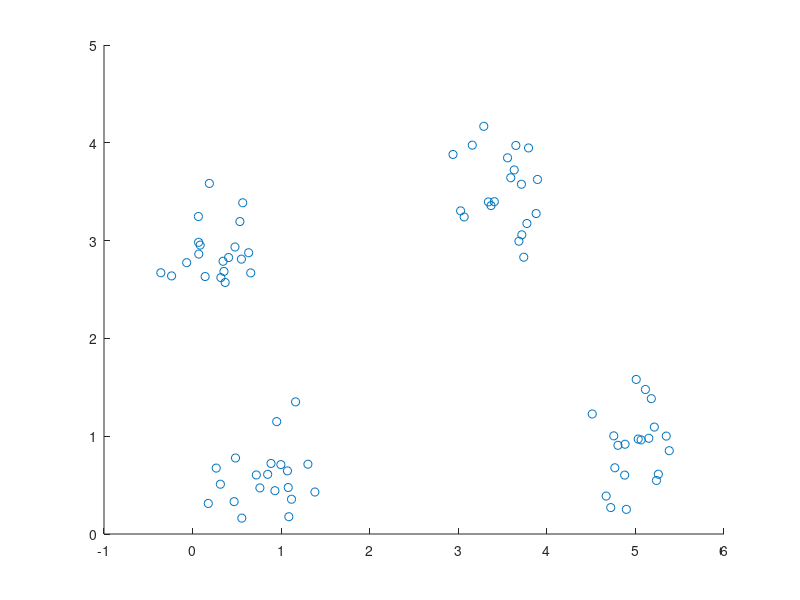
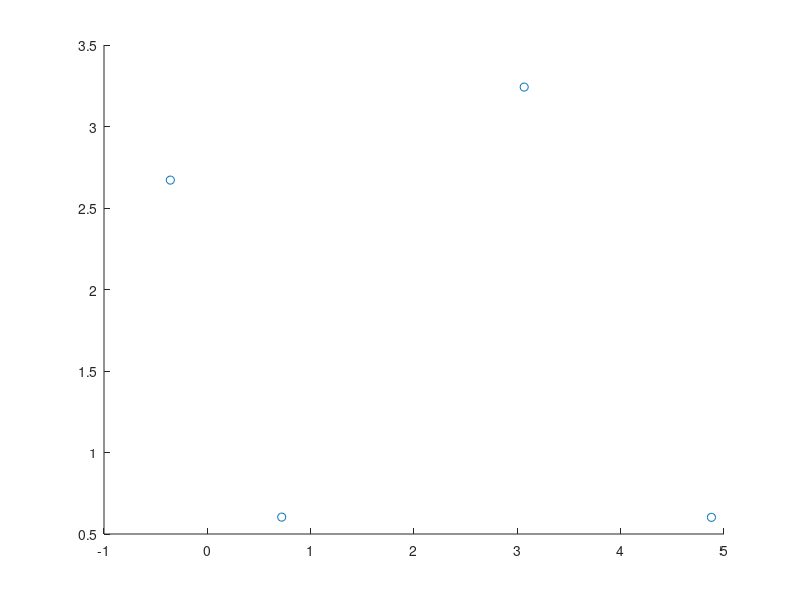

MATLAB code for these plots, in order: (Note: this script raises an error after producing the figures.)
clear all;
close all;
X = load('data3.txt');
scatter(X(:,1),X(:,2));

size = length(X);
hold on;
k = 4; 
C = X(1:k,:);
figure;
scatter(C(:,1),C(:,2))
U = zeros(size,2);
Q = 100;
e = 0.0001;
m = 1;
exit = false;

while exit == false
  for i = 1:size
    d = zeros(k,1);
    for j= 1:k
      d(j) = pdist([C(j,:);X(i,:)],'euclidean');
    end
    [U(i,2), U(i,1)] = min(d);
  end

  Qm = qm_function(U, X);
  if abs(Q-Qm) < e
     exit = true;
     continue
  end
  Q = Qm;

  C = zeros(k,2);
  razm = zeros(4,1);
  for i = 1:size
    C(U(i,1),:) = C(U(i,1),:) + X(i,:);
    razm(U(i,1)) = razm(U(i,1))+1;
  end
  for i = 1:k
      C(i, :) = C(i, :)/razm(i);
  end
  m = m+1;
end
hold on
gscatter(X(:,1),X(:,2), U(:,1))